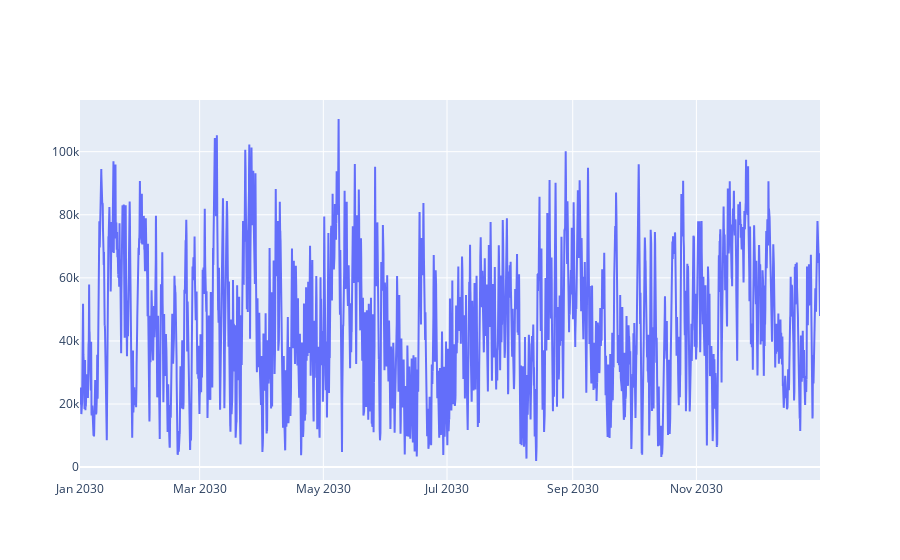

Notebook code for this chart:
### Code cell
fig = go.Figure()

fig.add_trace(go.Scatter(x=p_available_variable.index, y=p_available_variable.sum(axis=1)))

### Figure 1 — Plotly figure (JSON) as saved in the notebook; plotly's stock layout.template omitted (floating-point values rounded to 4 significant figures; data arrays with more than 128 entries replaced by an {"elided": "..."} marker saying what was removed)
{"data": [{"type": "scatter", "x": {"elided": "8760 str values"}, "y": {"elided": "8760 float values"}}], "layout": {}}
